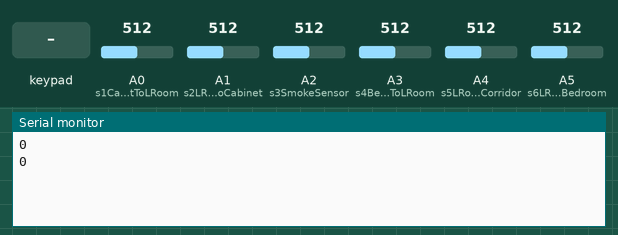
Bench run of a sketch on a simulated Arduino Uno, built with avr-gcc and run on an emulated ATmega328P. On the bench: the last lines printed to the serial monitor. Wiring (inferred from the names in the program): 3×3 keypad with keys 1 2 3 4 5 6 7 8 9 (labels assumed): rows pin 5, pin 6, pin 7; columns pin 2, pin 3, pin 4. Inputs (shaded band) come from the test bench; at power-on: A0 (s1CabinetToLRoom) = 512, A2 (s3SmokeSensor) = 512, A1 (s2LRoomToCabinet) = 512, A4 (s5LRoomToCorridor) = 512, A5 (s6LRoomToBedroom) = 512, A3 (s4BedroomToLRoom) = 512.

Above: at 1.2 s.
1.3 s: A0 (s1CabinetToLRoom) set to 716
At 3.0 s:
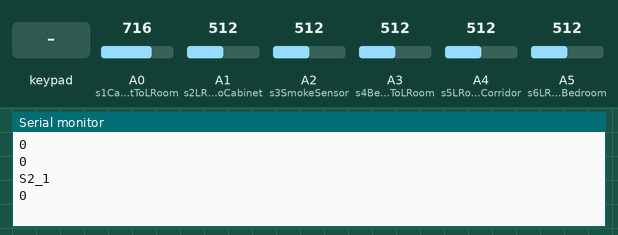
3.6 s: A2 (s3SmokeSensor) set to 716
At 6.2 s:
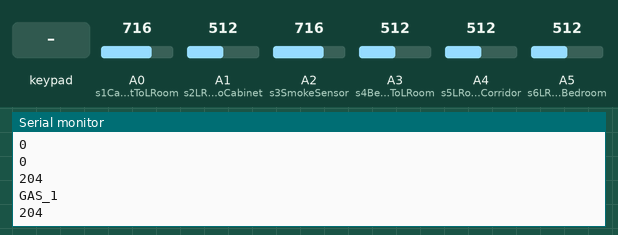
6.7 s: key '1' pressed
8.9 s: A1 (s2LRoomToCabinet) set to 716
At 10.2 s:
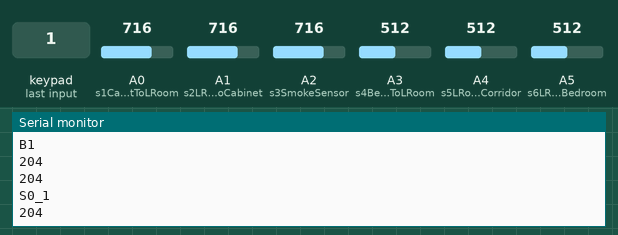
10.4 s: A4 (s5LRoomToCorridor) set to 140
At 11.2 s:
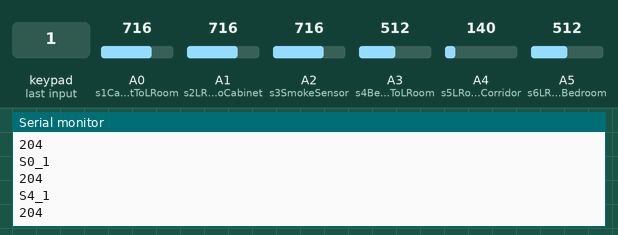
11.9 s: A5 (s6LRoomToBedroom) set to 140
At 13.5 s:
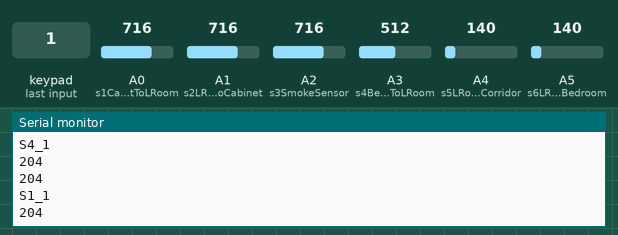
Timing chart, 0 to 14.4 s (numbered marks = the images above; inputs shaded):
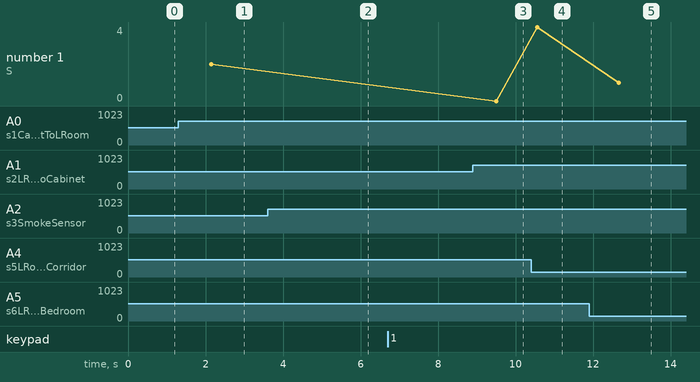

Measured:
- after the input at 1.3 s, the serial monitor: prints a new line after 0.85 s (image 1)
- after the input at 3.6 s, the serial monitor: prints a new line after 0.65 s (image 2)
- after the input at 8.9 s, the serial monitor: prints a new line after 0.61 s (image 3)
- after the input at 10.4 s, the serial monitor: prints a new line after 0.16 s (image 4)
- after the input at 11.9 s, the serial monitor: prints a new line after 0.76 s (image 5)
- plotted number 1: 2 → 0 after the input at 8.9 s, 0 → 4 after the input at 10.4 s

The sketch:

sensors_smoke_detection_controller.ino
```cpp
/*

  Value Variable  |  Sending string
                  |
      s1Val       |  "S2_*"
      s2Val       |  "S0_*"
      s3Val       |  "GAS_1" - NEW (Smoke Sensor)
      s4Val       |  "S3_*"
      s5Val       |  "S4_*" - NEW (From living room to bedroom)
      s6Val       |  "S1_*"


*/

/* --------------------------------------------------------------------------------------------------------------------*/
/* --------------------------------------------------------------------------------------------------------------------*/
/* --------------------------------------------------------------------------------------------------------------------*/

/*     VARIABLES FOR SMOKE DETECTORS    */

int s3SmokeSensor = A2;

uint8_t ssVal = 0;
uint8_t ssOldVal = 0;

boolean isSmokeSending = false;


/* --------------------------------------------------------------------------------------------------------------------*/
/* --------------------------------------------------------------------------------------------------------------------*/
/* --------------------------------------------------------------------------------------------------------------------*/

/*  VARIABLES FOR IR DETECTORS */


int s1CabinetToLRoom = A0;  // From CABINET -> To LIVING ROOM. Free - 500-700; Detection - 50-150.
int s2LRoomToCabinet = A1;  // From LIVING ROOM -> To CABINET. Free - 500-550; Detection - 100-150.
//  int s3 = A2;
int s4BedroomToLRoom = A3;  // From BEDROOM -> To LIVING ROOM. Free - 130-150; Detection - 60-100.
int s5LRoomToCorridor = A4; // From LIVING ROOM -> To CORRIDOR.
int s6LRoomToBedroom = A5; // From LIVING ROOM -> To BEDROOM. Free - 650-750; Detection - 100-200.

const uint8_t s1Threshold = 250;
const uint8_t s2Threshold = 250;
const uint8_t s3Threshold = 100; // ?
const uint8_t s4Threshold = 100; // ?
const uint8_t s5Threshold = 150;
const uint8_t s6Threshold = 200;

uint8_t s1Val = 0;
uint8_t s2Val = 0;
//  uint8_t s3Val = 0;
uint8_t s4Val = 0;
uint8_t s5Val = 0;
uint8_t s6Val = 0;

uint8_t s1OldVal = 0;
uint8_t s2OldVal = 0;
//  uint8_t s3OldVal = 0;
uint8_t s4OldVal = 0;
uint8_t s5OldVal = 0;
uint8_t s6OldVal = 0;

//  Is sending flag - blocks repeating sending,
//  when data is already sent and analog value is still < THRESHOLD
boolean isSending1 = false;
boolean isSending2 = false;
//  boolean isSending3 = false;
boolean isSending4 = false;
boolean isSending5 = false;
boolean isSending6 = false;


const uint8_t DIFFERENCE = 50;

/* --------------------------------------------------------------------------------------------------------------------*/
/* --------------------------------------------------------------------------------------------------------------------*/
/* --------------------------------------------------------------------------------------------------------------------*/

/*  VARIABLE FOR BUTTONS */

unsigned const int SizeColumns = 3;
unsigned const int SizeRows = 3;


const char * noKey {"no"};
byte columns[SizeColumns] = { 2, 3, 4 }; //fix name of the pins
byte rows[SizeRows] = { 5, 6, 7 };//fix name of the pins

//  Antibounce system variables
unsigned int lastReadTime;
unsigned int bounceTime = 400;//ms

const unsigned short int delay_key_press = 50;

//-------------------------------------------------------------------

//  Messages to send
char keymap[][SizeRows][SizeColumns] = {
  { "B1", "B2", "B3" },
  { "B4", "B5", "B6" },
  { "B7", "B8", "B9" }
};

//  Current button states
boolean current_state[SizeRows][SizeColumns] = {
  { LOW, LOW, LOW },
  { LOW, LOW, LOW },
  { LOW, LOW, LOW }
};

//  Last button states
boolean last_state[SizeRows][SizeColumns] = {
  { LOW, LOW, LOW },
  { LOW, LOW, LOW },
  { LOW, LOW, LOW }
};

/*--------------------------------------------------------------------------------------*/

void setup() {
  Serial.begin(9600);

  lastReadTime = millis();

  for(int j = 0; j < SizeColumns; j++){
    pinMode(columns[j],OUTPUT); // Setting pins for input
    //digitalWrite(columns[j], LOW);
  }

  for (int i = 0; i < SizeRows; i++){
    pinMode(rows[i], INPUT); // Setting pins for input
    digitalWrite(rows[i], HIGH);
  }
}


void loop () {

  delay(50);

  /*--------------------------------------------------------------------------------------------------*/
  /*--------------------------------------------------------------------------------------------------*/
  /*--------------------------------------------------------------------------------------------------*/

  /*        BUTTONS INTERFACE   */


  if ( (millis() - lastReadTime) > bounceTime ) {

    //Если время с начала работы программы минус
    //последнее считаннове время больше 30мс(bounceTime)

    for(int c = 0; c < SizeColumns; c++)
    {
      //pinMode(columns[c], OUTPUT);
      digitalWrite(columns[c], LOW);
      //опрашиваем горизонтальные дорожки
      for(int r = 0; r < SizeRows; r++)
      {
        if(digitalRead(rows[r]) == LOW)
        {
          if (current_state[r][c] == LOW) {
            Serial.println(keymap[r][c]);
          }
          current_state[r][c] = HIGH;

          //если у нас на горизонтальной дорожке
          //будет значение 1 то запоминаем позиию
          //foundKey = keymap[r][c];
          //strcpy(foundKey, keymap[r][c]);
          // И отправляем её в Serial
          //Serial.println(foundKey);
        }  else {
          current_state[r][c] = LOW;
        }
      }

      digitalWrite(columns[c], HIGH);
      //pinMode(columns[c], INPUT);

    }
    lastReadTime = millis();
  }

  /*     END OF BUTTONS INTERFACE      */

  /*--------------------------------------------------------------------------------------------------*/
  /*--------------------------------------------------------------------------------------------------*/
  /*--------------------------------------------------------------------------------------------------*/

  /*     IR DETECTORS        */

  s1Val = analogRead(s1CabinetToLRoom);
  s2Val = analogRead(s2LRoomToCabinet);
  //  s3Val = analogRead(s3);
  s4Val = analogRead(s4BedroomToLRoom);
  s5Val = analogRead(s5LRoomToCorridor);
  s6Val = analogRead(s6LRoomToBedroom);

  //  From Cabinet to Living Room
  if (abs(s1Val - s1OldVal) > DIFFERENCE) {
    if (s1Val < s1Threshold) {
      if (!isSending1) {
        Serial.println("S2_1");
        isSending1 = true;
      }
    } else {
      if (isSending1) {
        Serial.println("S2_0");
        isSending1 = false;
      }
    }
  }

  //  From Living Room to Cabinet
  if (abs(s2Val - s2OldVal) > DIFFERENCE) {
    if (s2Val < s2Threshold) {
      if (!isSending2) {
        Serial.println("S0_1");
        isSending2 = true;
      }
    } else {
      if (isSending2) {
        Serial.println("S0_0");
        isSending2 = false;
      }
    }
  }

  //  From ... (s3)
  //  Watch down at smoke detection
  // ...
  //////////////////////////////////


  //  From Bedroom to Living Room
  if (abs(s4Val - s4OldVal) > DIFFERENCE) {
    if (s4Val < s4Threshold) {
      if (!isSending4) {
        Serial.println("S3_1");
        isSending4 = true;
      }
    } else {
      if (isSending4) {
        Serial.println("S3_0");
        isSending4 = false;
      }
    }
  }

  //  From Living Room to Corridor
  if (abs(s5Val - s5OldVal) > DIFFERENCE) {
    if (s5Val < s5Threshold) {
      if (!isSending5) {
        Serial.println("S4_1");
        isSending5 = true;
      }
    } else {
      if (isSending5) {
        Serial.println("S4_0");
        isSending5 = false;
      }
    }
  }

  //  From Living Room to Bedroom
  if (abs(s6Val - s6OldVal) > DIFFERENCE) {
    if (s6Val < s6Threshold) {
      if (!isSending6) {
        Serial.println("S1_1");
        isSending6 = true;
      }
    } else {
      if (isSending6) {
        Serial.println("S1_0");
        isSending6 = false;
      }
    }
  }

  s1OldVal = s1Val;
  s2OldVal = s2Val;
  //  s3OldVal = s3Val;
  s4OldVal = s4Val;
  s5OldVal = s5Val;
  s6OldVal = s6Val;

  /*      END OF IR DETECTORS      */

  /*--------------------------------------------------------------------------------------------------*/
  /*--------------------------------------------------------------------------------------------------*/
  /*--------------------------------------------------------------------------------------------------*/

  /*      SMOKE DETECTION          */

  ssVal = analogRead(s3SmokeSensor);
  Serial.println(ssVal);
  delay(1000);
  if (ssVal > 90) {
    if (!isSmokeSending) {
      Serial.println("GAS_1");
      isSmokeSending = true;
    }
  } else {
    if (isSmokeSending) {
      Serial.println("GAS_0");
      isSmokeSending = false;
    }
  }


}
```
